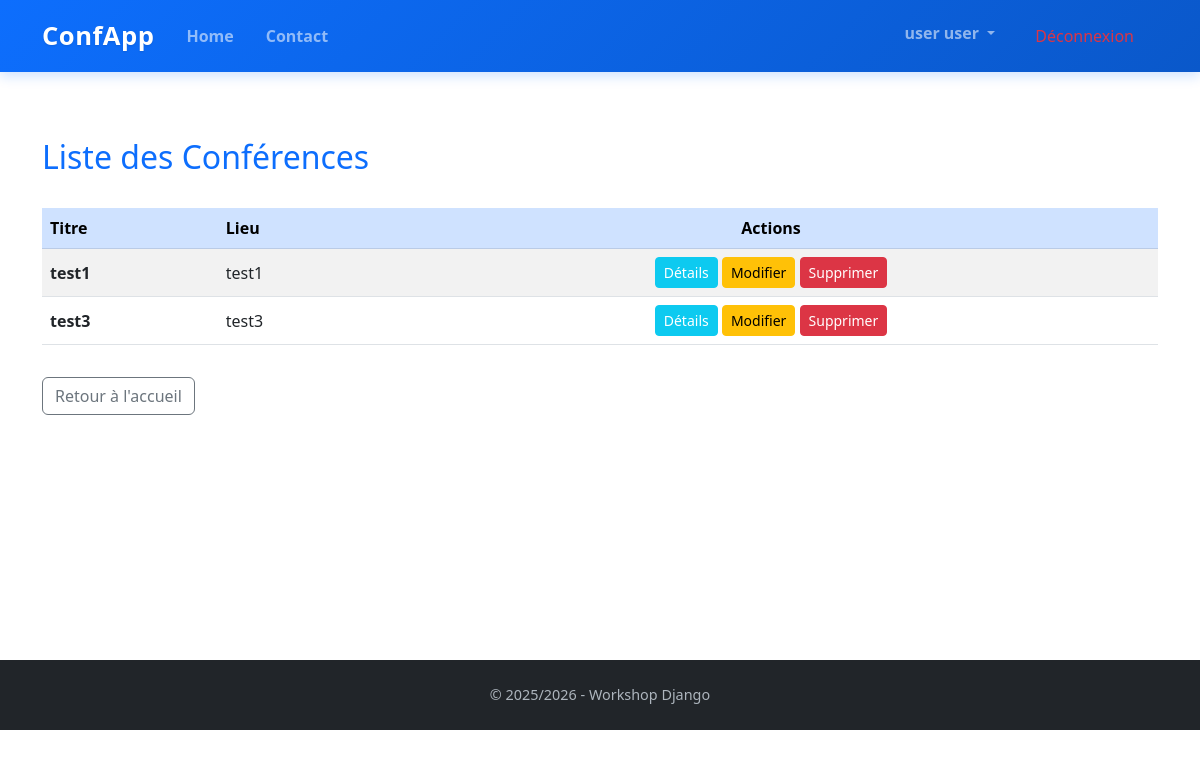
Page /Conferences/liste/ (signed in) on the earlier database version.
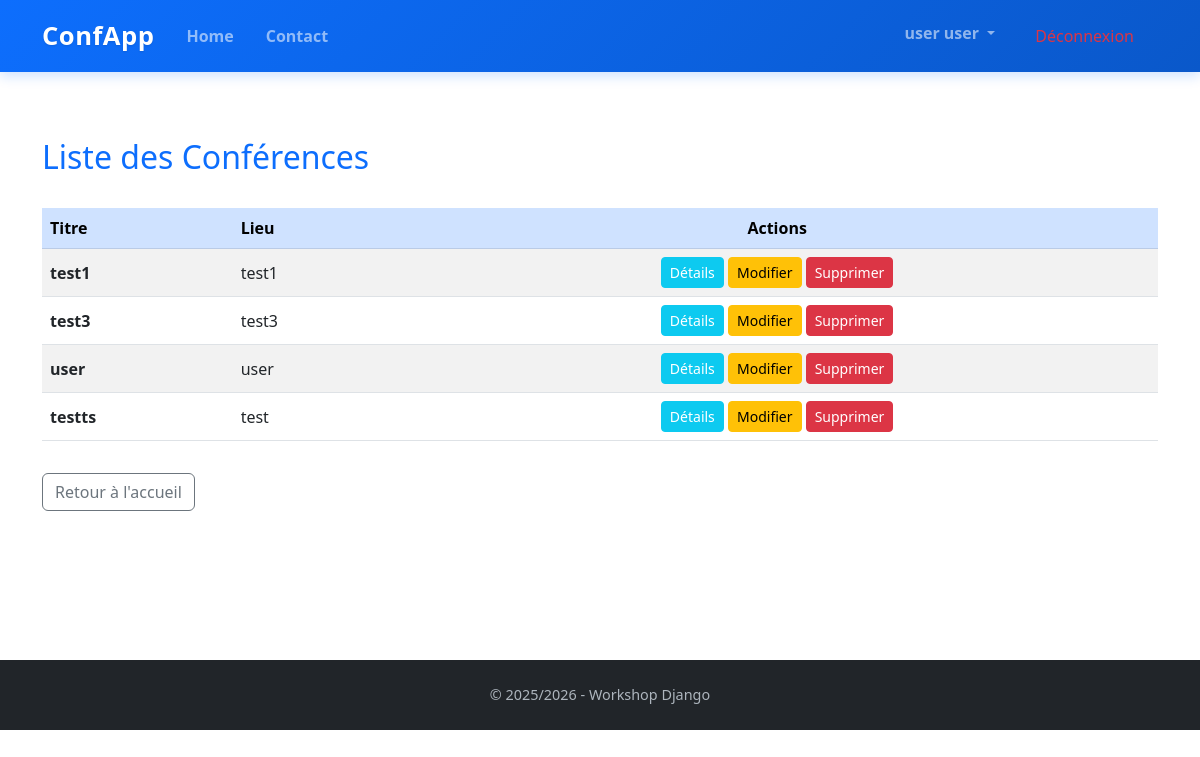
Same page on the later database version.
### ConferenceAPP/models.py (models this page shows, shortened)
class Conference(models.Model):
    conference_id = models.AutoField(primary_key=True)
    name = models.CharField(max_length=255)
    description = models.TextField(validators=[
        MinLengthValidator(limit_value=30, message="La description doit contenir au minimum 30 caractères")
    ])
    location = models.CharField(max_length=255)
    THEME = [
        ("CS&IA", "Informatique et IA"),
        ("SS", "Sciences sociales"),
        ("SE", "Sciences et ingénierie"),
    ]
    theme = models.CharField(max_length=255, choices=THEME)
    start_date = models.DateField()
    end_date = models.DateField()
    created_at = models.DateTimeField(auto_now_add=True)
    updated_at = models.DateTimeField(auto_now=True)
    class Meta:
        db_table = "conferences"

### ConferenceAPP/views.py (the view)
# urls.py: path("liste/", Conferencelist.as_view(), name="Conferencelist"),
class Conferencelist(LoginRequiredMixin, ListView):
    model = Conference
    context_object_name = "liste"
    ordering = ["start_date"]
    template_name = "Conference/liste.html"

### GestionConferance/Template/Conference/liste.html (shortened to what this page needs)
{% extends "base.html" %}
{% block content %}
<div class="container mt-5">
  <div class="d-flex justify-content-between align-items-center mb-4">
    <h2 class="text-primary">Liste des Conférences</h2>
  </div>
  <div class="table-responsive">
    <table class="table table-striped table-hover align-middle">
      <thead class="table-primary">
        <tr>
          <th>Titre</th>
          <th>Lieu</th>
          <th class="text-center">Actions</th>
        </tr>
      </thead>
      <tbody>
        {% for c in liste %}
          <tr>
            <td><strong>{{ c.name }}</strong></td>
            <td>{{ c.location }}</td>
            <td class="text-center">
              <a href="{% url 'Conference_detail' c.pk %}" class="btn btn-sm btn-info text-white">
                Détails
              </a>
                <a href="{% url 'Conference_edit' c.pk %}" class="btn btn-sm btn-warning">
                  Modifier
                </a>
                <a href="{% url 'Conference_delete' c.pk %}"
                   class="btn btn-sm btn-danger"
                   onclick="return confirm('Supprimer « {{ c.name|escapejs }} » ?');">
                  Supprimer
                </a>
            </td>
          </tr>
        {% empty %}
          <tr>
            <td colspan="3" class="text-center text-muted py-4">
              Aucune conférence disponible.
            </td>
          </tr>
        {% endfor %}
      </tbody>
    </table>
  </div>
  <a href="" class="btn btn-outline-secondary mt-3">
    Retour à l'accueil
  </a>
</div>
{% endblock %}

Differences in the rows shown:
added Conference: name "user", location "user"
added Conference: name "testts", location "test"
